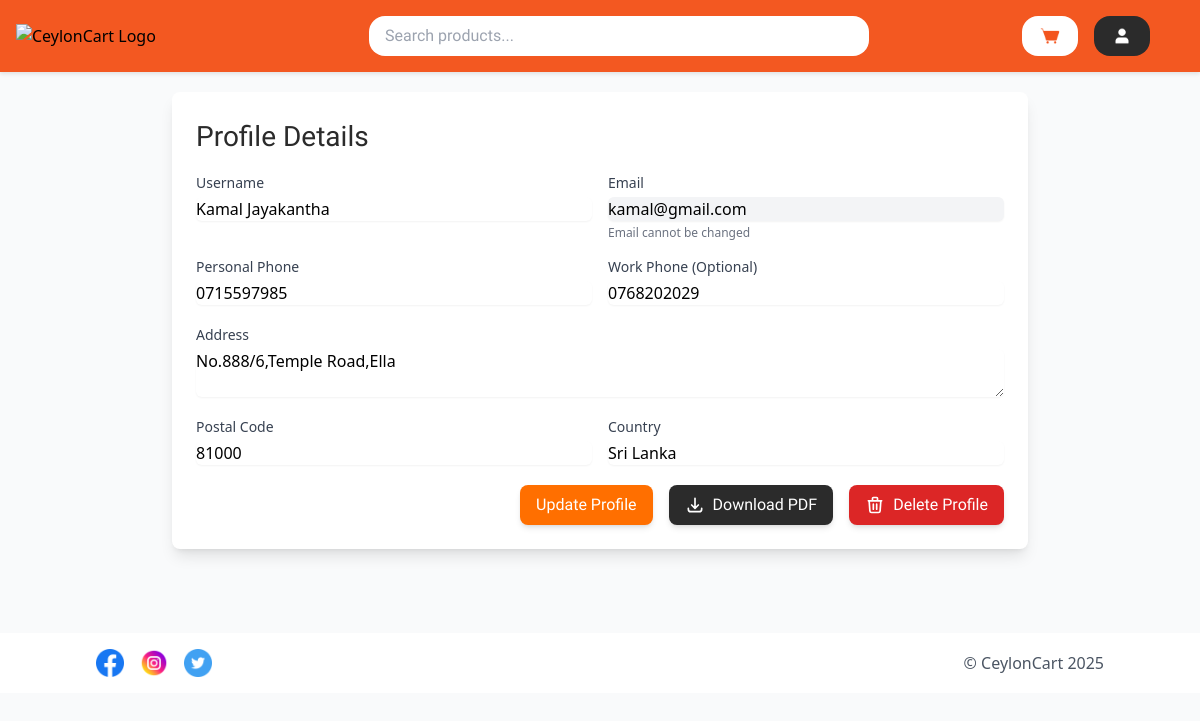
Page /HTML/user_profile.php (signed in) on the committed database.
### tables this page shows
CREATE TABLE `customers` (
  `id` int(11) NOT NULL,
  `username` varchar(50) NOT NULL,
  `nic` varchar(12) DEFAULT '',
  `email` varchar(100) NOT NULL,
  `password` varchar(255) NOT NULL,
  `dob` date DEFAULT NULL,
  `phone_personal` varchar(15) DEFAULT NULL,
  `phone_work` varchar(15) DEFAULT NULL,
  `address` text DEFAULT NULL,
  `postal_code` varchar(10) DEFAULT NULL,
  `country` varchar(50) DEFAULT NULL,
  `created_at` timestamp NOT NULL DEFAULT current_timestamp(),
  `updated_at` timestamp NOT NULL DEFAULT current_timestamp() ON UPDATE current_timestamp()
);

### HTML/user_profile.php (the view, shortened to what this page needs)
<?php
include('connection.php');
$user_id = $_SESSION['user_id'];
$user_query = "SELECT * FROM customers WHERE id = ?";
$stmt = $conn->prepare($user_query);
$stmt->bind_param("i", $user_id);
$stmt->execute();
$user_result = $stmt->get_result();
$user = $user_result->fetch_assoc();
$user = array_merge([
    'username' => '',
    'phone_personal' => '',
    'phone_work' => '',
    'address' => '',
    'postal_code' => '',
    'country' => '',
    'email' => ''
], $user);
?>
<!DOCTYPE html>
<html lang="en">
<head>
    <script src="https://cdn.tailwindcss.com"></script>
    <link rel="stylesheet" href="https://cdn.jsdelivr.net/npm/flatpickr/dist/flatpickr.min.css">
    <link rel="stylesheet" type="text/css" href="https://cdn.jsdelivr.net/npm/toastify-js/src/toastify.min.css">
</head>
<body class="font-sans m-0 p-0 bg-gray-50">
    <header class="header">
        <a href = "product_view.php">
            <div class="logo-container">
                <img src="Images/LogoVertical.png" alt="CeylonCart Logo" class="logo">
            </div>
        </a>
        <div class="search-bar">
                <input type="text" id="searchFilter" placeholder="Search products..." class="search-input">
        </div>
        <div class="header-buttons">
        <a href="cart.php">
        <button class="cart-button">
        <img src="Images/ViewCart.png" alt="View Cart" class="cart-icon">
        </button>
        </a>
            <div class="profile-dropdown">
                <button class="profile-button">
                    <img src="Images/profile-picture.png" alt="Profile" class="profile-icon">
                </button>
            </div>
        </div>
    </header>
    <main class="p-5 max-w-4xl mx-auto">
        <div class="bg-white rounded-lg shadow-lg p-6 mb-6">
            <h1 class="user-details-title">Profile Details</h1>
            <form id="profile-form" method="POST" action="<?php echo htmlspecialchars($_SERVER['PHP_SELF']); ?>" class="space-y-4">
                <div class="grid grid-cols-1 md:grid-cols-2 gap-4">
                    <div>
                        <label for="username" class="block text-sm font-medium text-gray-700">Username</label>
                        <input type="text" id="username" name="username" value="<?php echo htmlspecialchars($user['username']); ?>" required
                               class="mt-1 block w-full rounded-md border-gray-300 shadow-sm focus:border-[#ff6f00] focus:ring focus:ring-[#ff6f00] focus:ring-opacity-50 <?php echo isset($fieldErrors['username']) ? 'border-red-500' : ''; ?>">
                    </div>
                    <div>
                        <label for="email" class="block text-sm font-medium text-gray-700">Email</label>
                        <input type="email" id="email" name="email" value="<?php echo htmlspecialchars($user['email']); ?>" required readonly
                               class="mt-1 block w-full rounded-md border-gray-300 bg-gray-100 shadow-sm focus:border-[#ff6f00] focus:ring focus:ring-[#ff6f00] focus:ring-opacity-50 cursor-not-allowed">
                        <p class="text-xs text-gray-500 mt-1">Email cannot be changed</p>
                    </div>
                    <div>
                        <label for="phone_personal" class="block text-sm font-medium text-gray-700">Personal Phone</label>
                        <input type="tel" id="phone_personal" name="phone_personal" value="<?php echo htmlspecialchars($user['phone_personal']); ?>" required
                               maxlength="10"
                               class="mt-1 block w-full rounded-md border-gray-300 shadow-sm focus:border-[#ff6f00] focus:ring focus:ring-[#ff6f00] focus:ring-opacity-50 <?php echo isset($fieldErrors['phone_personal']) ? 'border-red-500' : ''; ?>">
                    </div>
                    <div>
                        <label for="phone_work" class="block text-sm font-medium text-gray-700">Work Phone (Optional)</label>
                        <input type="tel" id="phone_work" name="phone_work" value="<?php echo htmlspecialchars($user['phone_work']); ?>"
                               maxlength="10"
                               class="mt-1 block w-full rounded-md border-gray-300 shadow-sm focus:border-[#ff6f00] focus:ring focus:ring-[#ff6f00] focus:ring-opacity-50 <?php echo isset($fieldErrors['phone_work']) ? 'border-red-500' : ''; ?>">
                    </div>
                    <div class="md:col-span-2">
                        <label for="address" class="block text-sm font-medium text-gray-700">Address</label>
                        <textarea id="address" name="address" required
                                  class="mt-1 block w-full rounded-md border-gray-300 shadow-sm focus:border-[#ff6f00] focus:ring focus:ring-[#ff6f00] focus:ring-opacity-50 <?php echo isset($fieldErrors['address']) ? 'border-red-500' : ''; ?>"><?php echo htmlspecialchars($user['address']); ?></textarea>
                    </div>
                    <div>
                        <label for="postal_code" class="block text-sm font-medium text-gray-700">Postal Code</label>
                        <input type="text" id="postal_code" name="postal_code" value="<?php echo htmlspecialchars($user['postal_code']); ?>" required
                               class="mt-1 block w-full rounded-md border-gray-300 shadow-sm focus:border-[#ff6f00] focus:ring focus:ring-[#ff6f00] focus:ring-opacity-50 <?php echo isset($fieldErrors['postal_code']) ? 'border-red-500' : ''; ?>">
                    </div>
                    <div>
                        <label for="country" class="block text-sm font-medium text-gray-700">Country</label>
                        <input type="text" id="country" name="country" value="<?php echo htmlspecialchars($user['country']); ?>" required
                               class="mt-1 block w-full rounded-md border-gray-300 shadow-sm focus:border-[#ff6f00] focus:ring focus:ring-[#ff6f00] focus:ring-opacity-50 <?php echo isset($fieldErrors['country']) ? 'border-red-500' : ''; ?>">
                    </div>
                </div>
                <div class="flex justify-end mt-6 space-x-4">
                    <button type="submit" class="bg-[#ff6f00] text-white px-4 py-2 rounded-lg hover:bg-[#e65c00] transition-colors duration-200 shadow-md hover:shadow-lg transform hover:-translate-y-0.5 flex items-center" style="font-family: 'Koulen', sans-serif;">
                        Update Profile
                    </button>
                    <a href="download_profile.php"
                       class="bg-[#2B2B2B] text-white px-4 py-2 rounded-lg hover:bg-[#e65c00] transition-colors duration-200 shadow-md hover:shadow-lg transform hover:-translate-y-0.5 flex items-center" style="font-family: 'Koulen', sans-serif;">
                        <svg xmlns="http://www.w3.org/2000/svg" class="h-5 w-5 mr-2" fill="none" viewBox="0 0 24 24" stroke="currentColor">
                            <path stroke-linecap="round" stroke-linejoin="round" stroke-width="2" d="M4 16v1a3 3 0 003 3h10a3 3 0 003-3v-1m-4-4l-4 4m0 0l-4-4m4 4V4" />
                        </svg>
                        Download PDF
                    </a>
                    <button type="button" onclick="confirmDelete()"
                            class="bg-red-600 text-white px-4 py-2 rounded-lg hover:bg-red-700 transition-colors duration-200 shadow-md hover:shadow-lg transform hover:-translate-y-0.5 flex items-center" style="font-family: 'Koulen', sans-serif;">
                        Delete Profile
                    </button>
                </div>
            </form>
        </div>
    </main>
    <main class="p-5 max-w-4xl mx-auto">
    </main>
    <footer class="bg-white py-4 px-24 flex justify-between items-center">
        <div class="flex gap-4">
            <img src="Images/facebook.png" alt="Facebook" class="w-7 h-7 hover:scale-110 transition-transform duration-300">
            <img src="Images/instagram.png" alt="Instagram" class="w-7 h-7 hover:scale-110 transition-transform duration-300">
            <img src="Images/twitter.png" alt="Twitter" class="w-7 h-7 hover:scale-110 transition-transform duration-300">
        </div>
        <p class="text-gray-600">© CeylonCart 2025</p>
    </footer>
</body>
</html>

### HTML/user_profile.php (style rules this page uses)
.header { background-color: #F35821; position: sticky; display: flex; align-items: center; justify-content: space-between; padding: 16px; box-shadow: 0 2px 4px rgba(0, 0, 0, 0.1); }
.logo-container { display: flex; align-items: center; }
.logo { width: 200px; height: auto; }
.search-bar { flex: 1; margin: 0 24px; max-width: 500px; }
.search-input { width: 100%; padding: 8px 16px; border: none; border-radius: 16px; font-family: 'Abel', sans-serif; font-size: 16px; outline: none; }
.header-buttons { display: flex; gap: 16px; align-items: center; margin-right: 24px; }
.profile-button { background-color: #2B2B2B; border: none; border-radius: 16px; padding: 8px 16px; cursor: pointer; display: flex; align-items: center; justify-content: center; gap: 8px; }
.profile-icon { width: 24px; height: 24px; }
.cart-button { background-color: #FFFFFF; border: none; border-radius: 16px; padding: 8px 16px; display: flex; align-items: center; justify-content: center; gap: 8px; }
.cart-icon { width: 24px; height: 24px; }
.profile-dropdown { position: relative; display: inline-block; margin-right: 10px; }
.user-details-title { font-family: 'Koulen', sans-serif; font-size: 28px; color: #2B2B2B; margin-bottom: 15px; text-align: left; }

### rows in the picture
customers: username "Kamal Jayakantha", email "kamal@gmail.com", phone_personal "0715597985", phone_work "0768202029", address "No.888/6,Temple Road,Ella", postal_code "81000", country "Sri Lanka"
